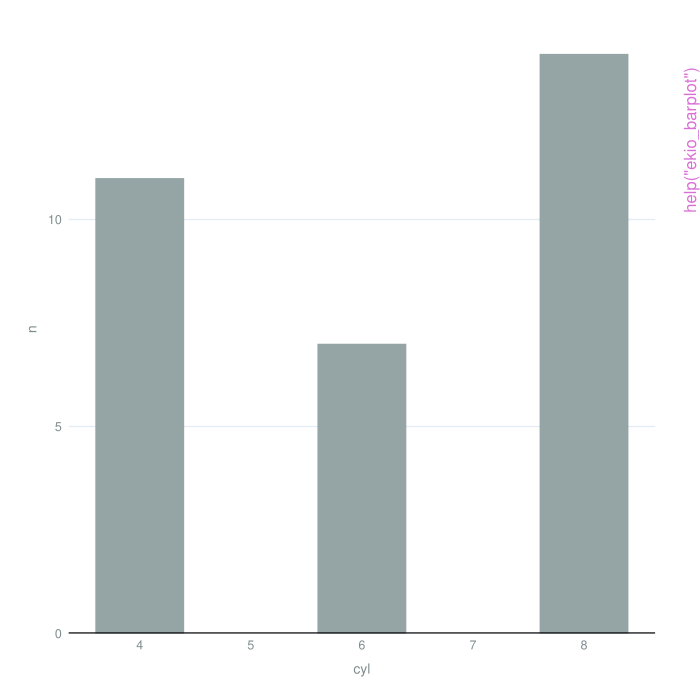

Here is the R script that generated this plot:
pkgname <- "ekioplot"
source(file.path(R.home("share"), "R", "examples-header.R"))
options(warn = 1)
library('ekioplot')

base::assign(".oldSearch", base::search(), pos = 'CheckExEnv')
base::assign(".old_wd", base::getwd(), pos = 'CheckExEnv')
cleanEx()
nameEx("check_ekio_fonts")
### * check_ekio_fonts

flush(stderr()); flush(stdout())

### Name: check_ekio_fonts
### Title: Check Font Availability
### Aliases: check_ekio_fonts

### ** Examples

check_ekio_fonts()
check_ekio_fonts(detailed = TRUE)




cleanEx()
nameEx("ekio_barplot")
### * ekio_barplot

flush(stderr()); flush(stdout())

### Name: ekio_barplot
### Title: EKIO Bar Plot with Professional Styling
### Aliases: ekio_barplot

### ** Examples

library(ggplot2)
library(dplyr)

# Basic bar plot
ekio_barplot(mtcars |> count(cyl), cyl, n)

# With fill grouping
ekio_barplot(mtcars |> count(cyl, gear), cyl, n, fill = factor(gear))

# Horizontal with labels
ekio_barplot(mtcars |> count(cyl), cyl, n,
             horizontal = TRUE,
             add_labels = TRUE)

# Custom styling
ekio_barplot(mtcars |> count(cyl), cyl, n,
             palette = "sophisticated_unique",
             single_color_index = 6,
             add_labels = TRUE)




cleanEx()
nameEx("ekio_colors")
### * ekio_colors

flush(stderr()); flush(stdout())

### Name: ekio_colors
### Title: Enhanced EKIO Color System
### Aliases: ekio_colors

### ** Examples

# EKIO palettes
ekio_colors("modern_premium")

# Mapping palettes
ekio_colors("RdBu")
ekio_colors("viridis")

# Scientific palettes
ekio_colors("hokusai1")

# Custom EKIO combinations
ekio_colors("midnight_steel")




cleanEx()
nameEx("ekio_hexmap")
### * ekio_hexmap

flush(stderr()); flush(stdout())

### Name: ekio_hexmap
### Title: EKIO Hexbin Map with Professional Styling
### Aliases: ekio_hexmap

### ** Examples

library(ggplot2)
library(dplyr)

# Basic hexbin map
ekio_hexmap(faithful, waiting, eruptions)

# With point overlay
ekio_hexmap(faithful, waiting, eruptions, show_points = TRUE)




cleanEx()
nameEx("ekio_histogram")
### * ekio_histogram

flush(stderr()); flush(stdout())

### Name: ekio_histogram
### Title: EKIO Histogram with Professional Styling
### Aliases: ekio_histogram

### ** Examples

library(ggplot2)

# Basic histogram
ekio_histogram(mtcars, mpg)

# With custom binning
ekio_histogram(mtcars, mpg, bins = "FD")
ekio_histogram(mtcars, mpg, binwidth = 2)

# Custom styling
ekio_histogram(mtcars, mpg,
               fill_palette = "academic_authority",
               fill_index = 6)




cleanEx()
nameEx("ekio_lineplot")
### * ekio_lineplot

flush(stderr()); flush(stdout())

### Name: ekio_lineplot
### Title: EKIO Line Plot with Professional Styling
### Aliases: ekio_lineplot

### ** Examples

library(ggplot2)
library(dplyr)

# Single line plot
ekio_lineplot(economics, date, unemploy)

# Multiple lines with grouping
ekio_lineplot(mtcars, wt, mpg, color = factor(cyl))

# Custom styling
ekio_lineplot(economics, date, unemploy,
              palette = "academic_authority",
              single_color_index = 6)




cleanEx()
nameEx("ekio_lolli")
### * ekio_lolli

flush(stderr()); flush(stdout())

### Name: ekio_lolli
### Title: EKIO Lollipop Plot with Professional Styling
### Aliases: ekio_lolli

### ** Examples

library(ggplot2)
library(dplyr)

# Basic lollipop plot
mtcars |> slice_head(n = 10) |>
  ekio_lolli(reorder(rownames(.), mpg), mpg)

# Horizontal with colors
mtcars |> slice_head(n = 8) |>
  ekio_lolli(reorder(rownames(.), mpg), mpg,
             color = factor(cyl), horizontal = TRUE)




cleanEx()
nameEx("ekio_palette")
### * ekio_palette

flush(stderr()); flush(stdout())

### Name: ekio_palette
### Title: Generate EKIO Color Palettes with Custom Indexing
### Aliases: ekio_palette

### ** Examples

# Generate discrete palette
ekio_palette("modern_premium", n = 5)

# Generate categorical colors
ekio_palette("categorical", n = 4)

# Continuous palette
ekio_palette("academic_authority", n = 20, type = "continuous")

# Custom indexing for non-obvious orders
ekio_palette("modern_premium", indices = c(9, 7, 5, 4))




cleanEx()
nameEx("ekio_parallel")
### * ekio_parallel

flush(stderr()); flush(stdout())

### Name: ekio_parallel
### Title: EKIO Parallel Coordinates Plot with Professional Styling
### Aliases: ekio_parallel

### ** Examples

library(ggplot2)
library(dplyr)

# Basic parallel coordinates
ekio_parallel(iris, c("Sepal.Length", "Sepal.Width", "Petal.Length"))

# Grouped with bumps
ekio_parallel(iris, c("Sepal.Length", "Sepal.Width", "Petal.Length"),
              group = Species, use_bumps = TRUE)




cleanEx()
nameEx("ekio_scatterplot")
### * ekio_scatterplot

flush(stderr()); flush(stdout())

### Name: ekio_scatterplot
### Title: EKIO Scatter Plot with Professional Styling
### Aliases: ekio_scatterplot

### ** Examples

library(ggplot2)
library(dplyr)

# Basic scatter plot
ekio_scatterplot(mtcars, wt, mpg)

# With color grouping
ekio_scatterplot(mtcars, wt, mpg, color = factor(cyl))

# With size and smooth line
ekio_scatterplot(mtcars, wt, mpg,
                 color = factor(cyl),
                 size = hp,
                 add_smooth = TRUE)

# Custom styling
ekio_scatterplot(mtcars, wt, mpg,
                 palette = "categorical_warm",
                 point_shape = 19,
                 add_smooth = TRUE,
                 smooth_method = "gam")




cleanEx()
nameEx("get_ekio_font")
### * get_ekio_font

flush(stderr()); flush(stdout())

### Name: get_ekio_font
### Title: Get Best Available EKIO Font
### Aliases: get_ekio_font

### ** Examples

fonts <- load_ekio_fonts()
get_ekio_font("primary", fonts)




cleanEx()
nameEx("import_fira_code")
### * import_fira_code

flush(stderr()); flush(stdout())

### Name: import_fira_code
### Title: Import Fira Code Font Family
### Aliases: import_fira_code

### ** Examples

## Not run: 
##D import_fira_code()
## End(Not run)



cleanEx()
nameEx("import_lato")
### * import_lato

flush(stderr()); flush(stdout())

### Name: import_lato
### Title: Import Lato Font Family
### Aliases: import_lato

### ** Examples

## Not run: 
##D import_lato()
## End(Not run)



cleanEx()
nameEx("import_roboto_condensed")
### * import_roboto_condensed

flush(stderr()); flush(stdout())

### Name: import_roboto_condensed
### Title: Import Roboto Condensed Font Family
### Aliases: import_roboto_condensed

### ** Examples

## Not run: 
##D import_roboto_condensed()
## End(Not run)



cleanEx()
nameEx("list_ekio_palettes")
### * list_ekio_palettes

flush(stderr()); flush(stdout())

### Name: list_ekio_palettes
### Title: List All Available EKIO Palettes
### Aliases: list_ekio_palettes

### ** Examples

# See all available palettes
list_ekio_palettes()

# Filter by category
list_ekio_palettes("categorical")
list_ekio_palettes("accent")
list_ekio_palettes("diverging")




cleanEx()
nameEx("load_ekio_fonts")
### * load_ekio_fonts

flush(stderr()); flush(stdout())

### Name: load_ekio_fonts
### Title: Load EKIO Fonts
### Aliases: load_ekio_fonts

### ** Examples

## Not run: 
##D # Load fonts at start of session
##D load_ekio_fonts()
##D 
##D # Install missing fonts and load
##D load_ekio_fonts(install_missing = TRUE)
## End(Not run)



cleanEx()
nameEx("scale_color_ekio_c")
### * scale_color_ekio_c

flush(stderr()); flush(stdout())

### Name: scale_color_ekio_c
### Title: EKIO Continuous Color Scale
### Aliases: scale_color_ekio_c scale_colour_ekio_c

### ** Examples

library(ggplot2)
ggplot(mtcars, aes(x = wt, y = mpg, color = hp)) +
  geom_point() +
  scale_color_ekio_c("modern_premium")




cleanEx()
nameEx("scale_color_ekio_d")
### * scale_color_ekio_d

flush(stderr()); flush(stdout())

### Name: scale_color_ekio_d
### Title: Enhanced EKIO Discrete Color Scale with Custom Indexing
### Aliases: scale_color_ekio_d scale_colour_ekio_d

### ** Examples

library(ggplot2)

# Standard usage
ggplot(mtcars, aes(x = wt, y = mpg, color = factor(cyl))) +
  geom_point() +
  scale_color_ekio_d("categorical")

# Custom indexing for specific colors
ggplot(mtcars, aes(x = wt, y = mpg, color = factor(cyl))) +
  geom_point() +
  scale_color_ekio_d("modern_premium", indices = c(9, 6, 3))




cleanEx()
nameEx("scale_fill_ekio_c")
### * scale_fill_ekio_c

flush(stderr()); flush(stdout())

### Name: scale_fill_ekio_c
### Title: EKIO Continuous Fill Scale
### Aliases: scale_fill_ekio_c

### ** Examples

library(ggplot2)
ggplot(faithfuld, aes(waiting, eruptions, fill = density)) +
  geom_tile() +
  scale_fill_ekio_c("academic_authority")




cleanEx()
nameEx("scale_fill_ekio_d")
### * scale_fill_ekio_d

flush(stderr()); flush(stdout())

### Name: scale_fill_ekio_d
### Title: Enhanced EKIO Discrete Fill Scale with Custom Indexing
### Aliases: scale_fill_ekio_d

### ** Examples

library(ggplot2)
ggplot(mtcars, aes(x = factor(cyl), fill = factor(cyl))) +
  geom_bar() +
  scale_fill_ekio_d("categorical_cool", indices = c(7, 4, 1))




cleanEx()
nameEx("show_ekio_palette")
### * show_ekio_palette

flush(stderr()); flush(stdout())

### Name: show_ekio_palette
### Title: Display EKIO Palette Visually
### Aliases: show_ekio_palette

### ** Examples

## Not run: 
##D # Basic palette display
##D show_ekio_palette("modern_premium")
##D 
##D # Show specific colors
##D show_ekio_palette("modern_premium", indices = c(9, 7, 5, 3))
##D 
##D # Show with color codes
##D show_ekio_palette("categorical", show_names = TRUE)
## End(Not run)




cleanEx()
nameEx("theme_ekio")
### * theme_ekio

flush(stderr()); flush(stdout())

### Name: theme_ekio
### Title: Enhanced EKIO ggplot2 Theme with Font Management
### Aliases: theme_ekio

### ** Examples

library(ggplot2)

# Basic usage
ggplot(mtcars, aes(x = wt, y = mpg)) +
  geom_point() +
  theme_ekio() +
  labs(title = "Brazilian Vehicle Analysis")

# With font loading
## Not run: 
##D load_ekio_fonts()
##D ggplot(mtcars, aes(x = wt, y = mpg)) +
##D   geom_point() +
##D   theme_ekio("academic_authority", use_ekio_fonts = TRUE)
## End(Not run)




### * <FOOTER>
###
cleanEx()
options(digits = 7L)
base::cat("Time elapsed: ", proc.time() - base::get("ptime", pos = 'CheckExEnv'),"\n")
grDevices::dev.off()
###
### Local variables: ***
### mode: outline-minor ***
### outline-regexp: "\\(> \\)?### [*]+" ***
### End: ***
quit('no')
